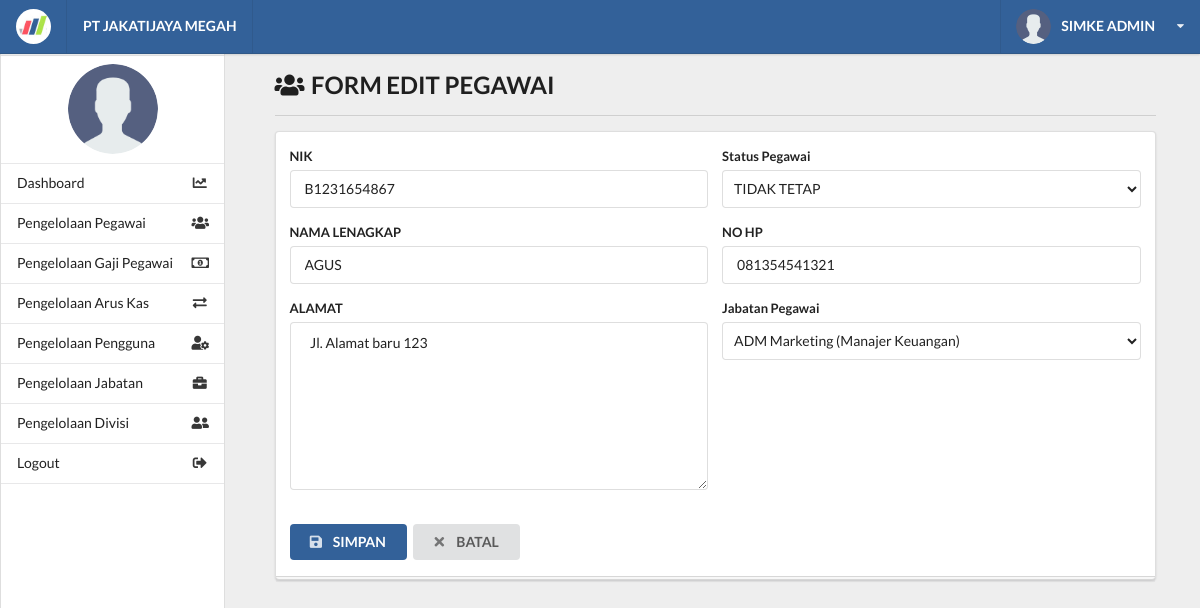
/edit_pegawai.php?edit=8 (signed in), run on an earlier commit of the app's database.
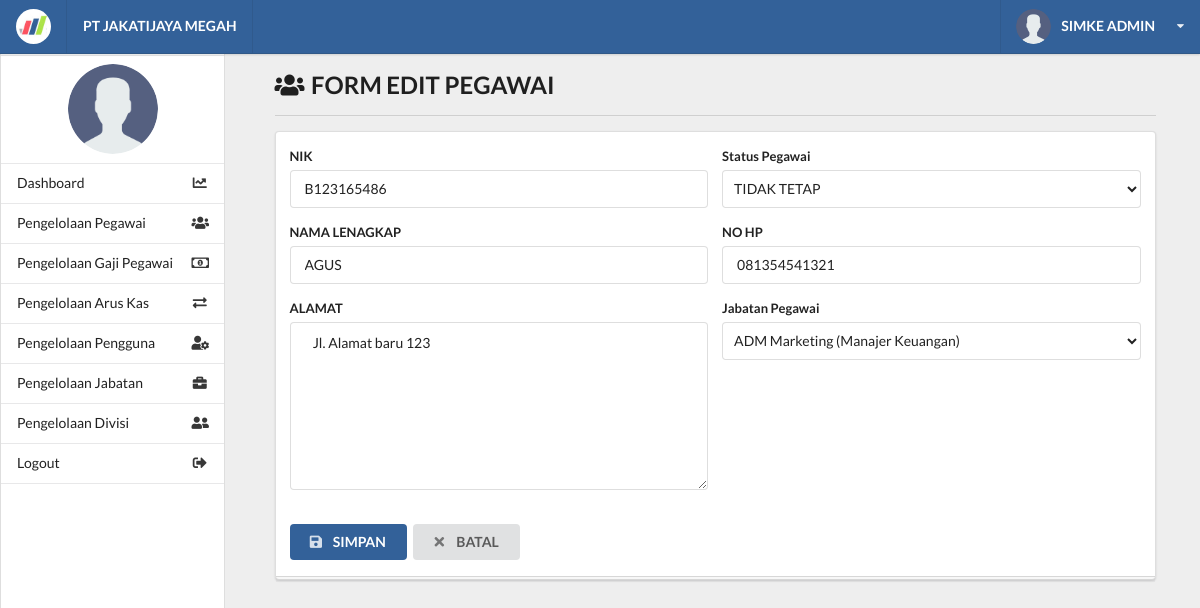
And on a later commit of the database.
### tables this page shows
CREATE TABLE `tb_pegawai` (
  `id_pegawai` int(11) NOT NULL AUTO_INCREMENT,
  `nik` varchar(50) NOT NULL,
  `nama_lengkap` varchar(250) NOT NULL,
  `no_hp` varchar(15) NOT NULL,
  `alamat` text NOT NULL,
  `status_pegawai` varchar(200) NOT NULL COMMENT 'pg teteap; pg lama;',
  `id_jabatan` int(11) NOT NULL,
  PRIMARY KEY (`id_pegawai`),
  UNIQUE KEY `nik` (`nik`),
  KEY `id_jabatan` (`id_jabatan`),
  CONSTRAINT `tb_pegawai_ibfk_1` FOREIGN KEY (`id_jabatan`) REFERENCES `tb_jabatan` (`id_jabatan`) ON DELETE CASCADE ON UPDATE CASCADE
);

CREATE TABLE `tb_jabatan` (
  `id_jabatan` int(11) NOT NULL AUTO_INCREMENT,
  `nama_jabatan` varchar(250) NOT NULL,
  `keterangan` text,
  PRIMARY KEY (`id_jabatan`)
);

### functions/function_pegawai.php (called while the page is built, shortened)
<?php
	require_once 'database.php';
	function getJabatan() {
		global $conn;
		$sql 	= "SELECT * FROM tb_jabatan";
		$result	= mysqli_query($conn, $sql);
		return mysqli_fetch_all($result, MYSQLI_ASSOC);
	}
	function editData($id) {
		global $conn;
		$sql 	= "SELECT * FROM tb_pegawai where id_pegawai='$id'";
		$result	= mysqli_query($conn, $sql);
		return mysqli_fetch_all($result, MYSQLI_ASSOC);
	}
?>

### edit_pegawai.php (the view, shortened to what this page needs)
<?php
	require 'functions/function_pegawai.php';
	include_once 'layout/header.php';
	include_once 'layout/sidebar.php';
	$id = $_GET['edit'];
	$getPegawai = editData($id); $no = 1;
	foreach ($getPegawai as $data) {
?>
		<div class="right floated thirteen wide computer sixteen wide phone column" id="content">
			<div class="ui container grid">
				<div class="row">
					<div class="fifteen wide computer sixteen wide phone centered column">
						<h2><i class="users icon"></i> FORM EDIT PEGAWAI</h2>
						<div class="ui divider"></div>
						<div class="ui grid">
							<div class="sixteen wide computer sixteen wide phone centered column">
								<form action="functions/function_pegawai.php" method="POST">
					                <div class="ui stacked segment">
					                    <div class="ui form">
					                        <div class="two fields">
					                            <div class="field">
					                                <label>NIK</label>
					                                <input type="text" name="nik" placeholder="" maxlength="15" value="<?= $data['nik'] ?>">
					                            </div>
					                            <div class="field">
					                                <label>Status Pegawai</label>
						                            <select name="status_pegawai" id="" class="ui dropdown">
						                            	<option value="TIDAK TETAP" <?=$data['status_pegawai'] == 'TIDAK TETAP' ? 'selected' : '';?>>TIDAK TETAP</option>
						                            </select>
					                            </div>
					                        </div>
					                        <div class="two fields">
					                            <div class="field">
					                                <label>NAMA LENAGKAP</label>
					                                <input type="text" name="nama_lengkap" placeholder="" value="<?= $data['nama_lengkap'] ?>">
					                            </div>
					                            <div class="field">
					                                <label>NO HP</label>
					                                <input type="text" name="no_hp" placeholder="" maxlength="15" value="<?= $data['no_hp'] ?>">
					                            </div>
					                        </div>
					                        <div class="two fields">
					                            <div class="field">
					                                <label>ALAMAT</label>
					                                <textarea name="alamat"> <?= $data['alamat'] ?></textarea>
					                            </div>
					                            <div class="field">
					                                <label>Jabatan Pegawai</label>
						                            <select name="id_jabatan" id="id_jabatan" class="ui dropdown">
						                            	<?php $get_jabatan = getJabatan();
						                            		foreach ($get_jabatan as $j) { ?>
								                            	<option value="<?= $j['id_jabatan'] ?>" <?=$data['id_jabatan'] == $j['id_jabatan'] ? 'selected' : '';?> ><?= $j['nama_jabatan'] ?> (<?= $j['keterangan'] ?>)</option>
								                        <?php } ?>
						                            </select>
					                            </div>
					                        </div>
					                    </div>
					                    <br>
					                    <button class="ui blue button">
					                        <i class="save icon"></i>
					                        SIMPAN
					                    </button>
					                    <a class="ui button" href="kelola_pegawai.php">
					                        <i class="cancel icon"></i>
					                        BATAL
					                    </a>
					                </div>
					            </form>
							</div>
						</div>
					</div>
				</div>
			</div>
		</div>
<?php
	};
	include_once 'layout/footer.php';
?>

What changed in the data, as far as the page shows it:
changed tb_pegawai "TIDAK TETAP": nik "B1231654867" → "B123165486"
